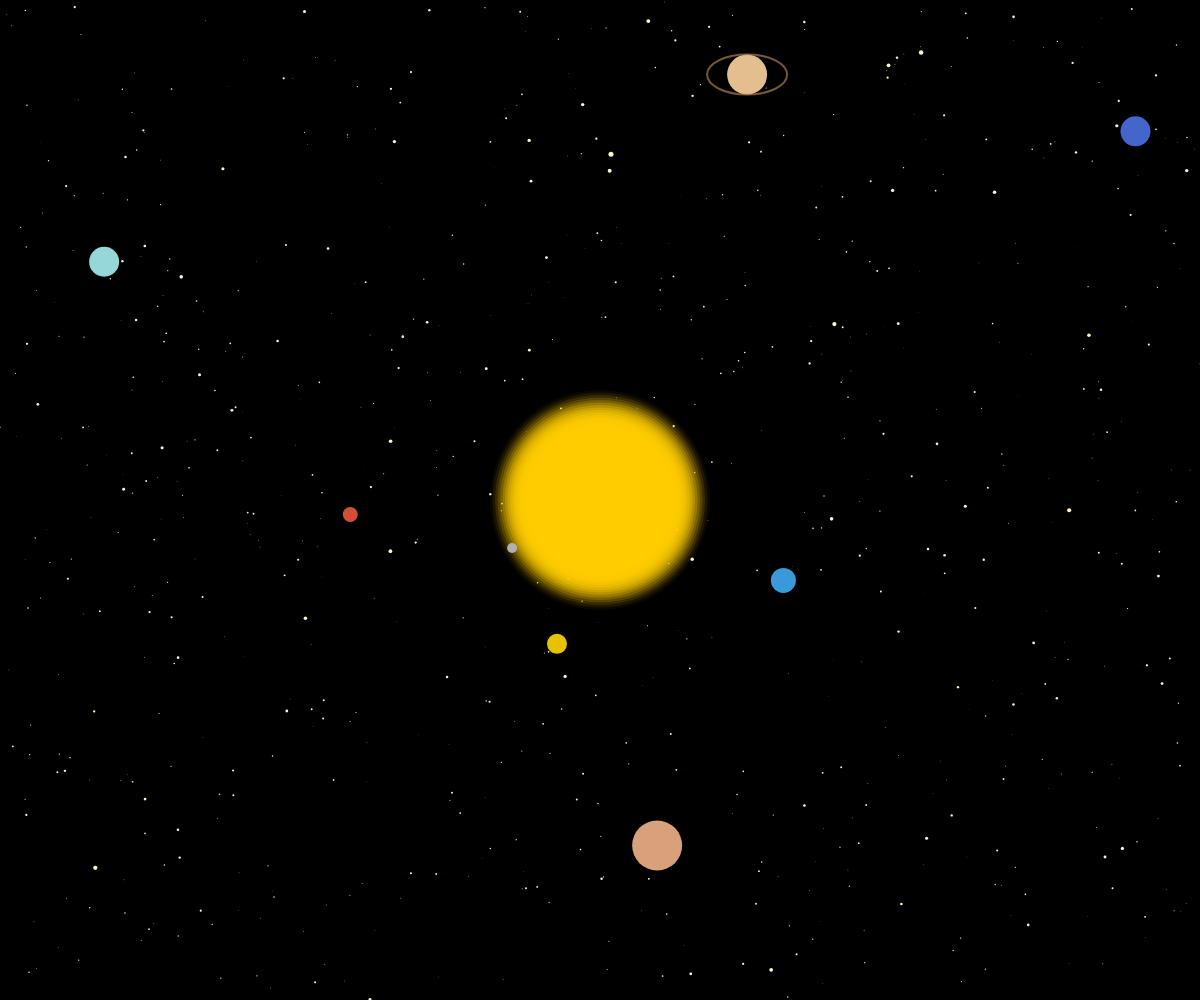
Frame 1 (no input)
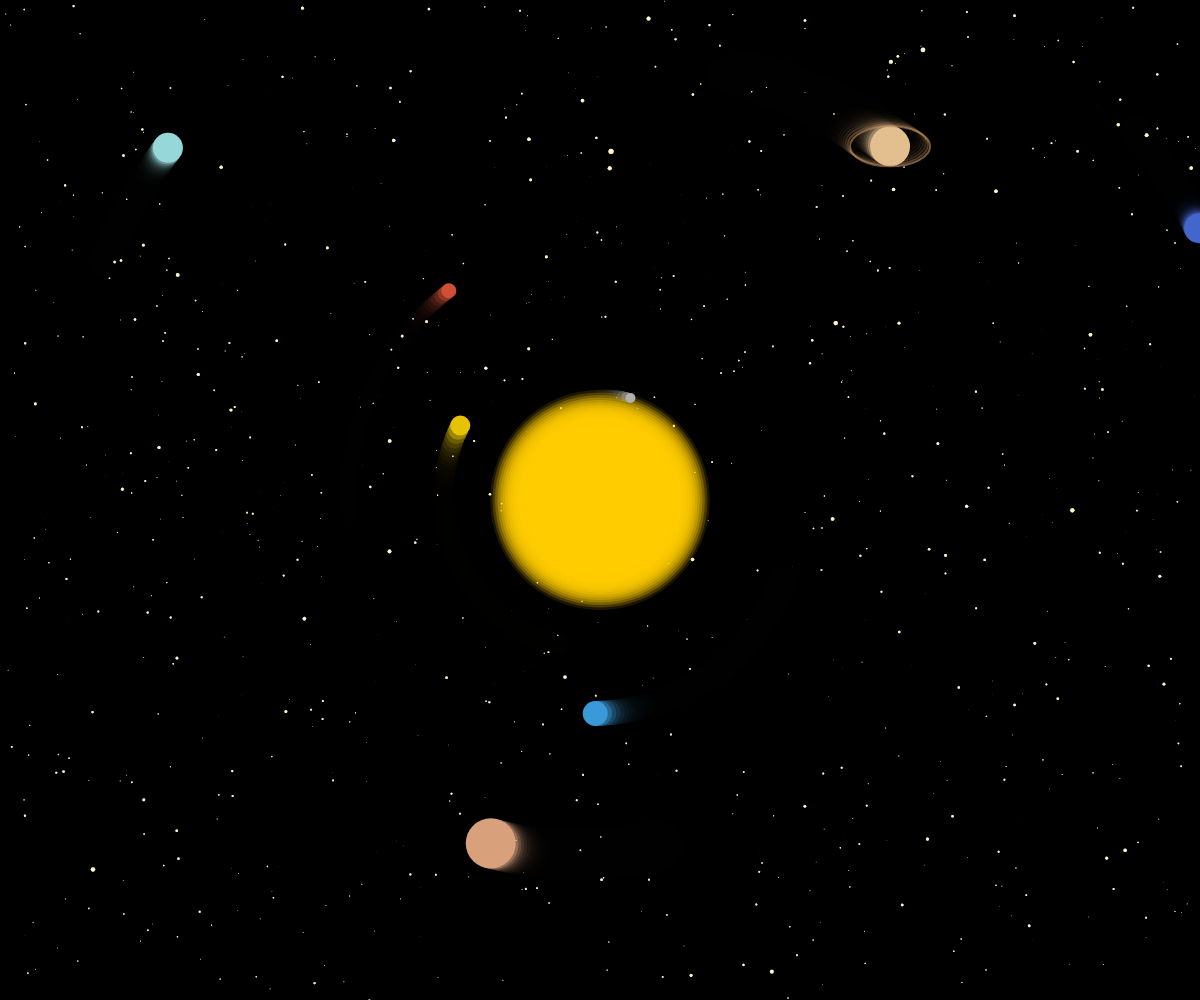
Frame 60 (no input)
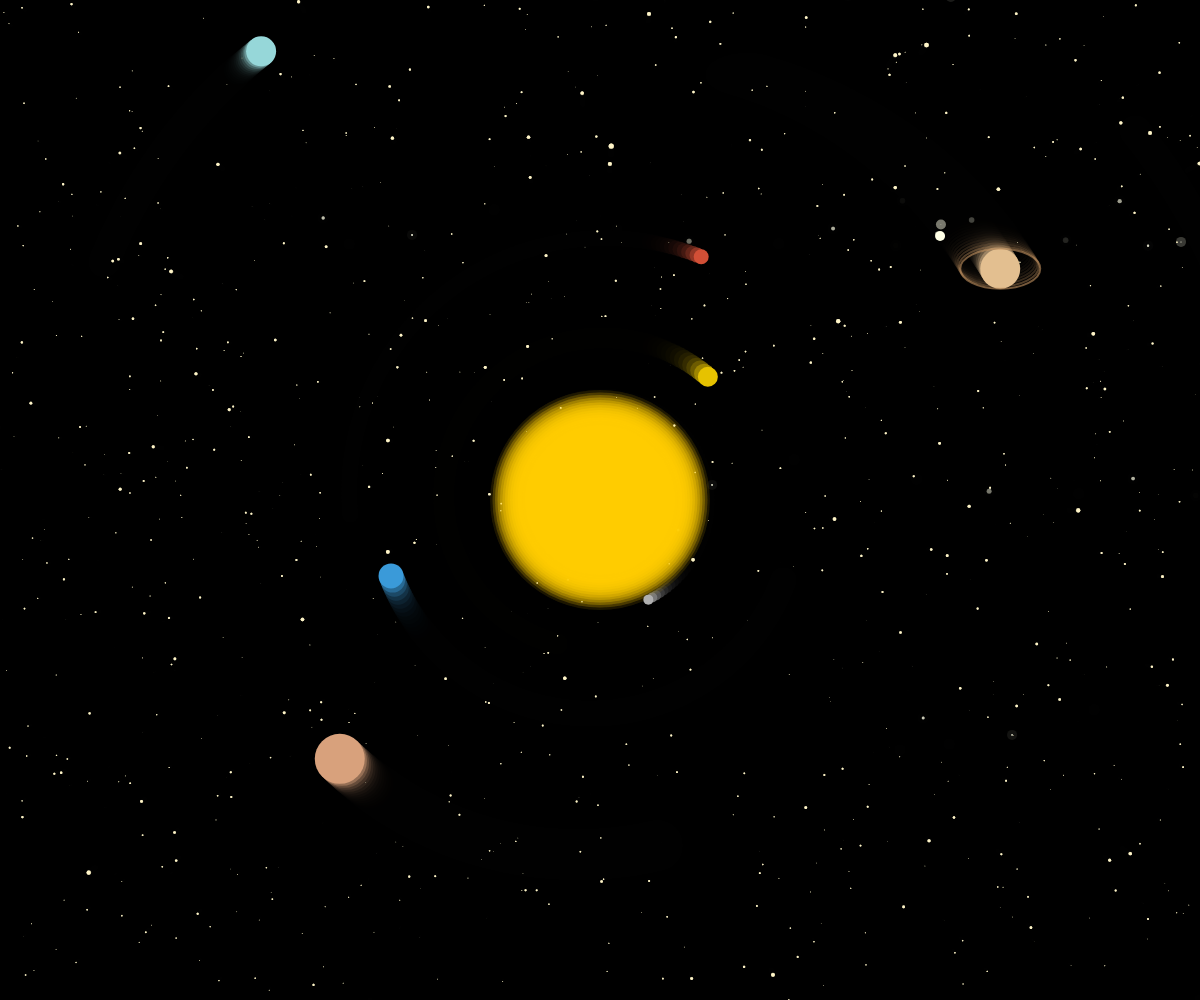
Frame 120 (the mouse pressed at the canvas centre since frame 60)

The p5.js sketch that drew these frames (run headless with seeded random() and noise() and a simulated clock; from frame 60 on, the mouse is pressed at the canvas centre):

// p5.js sketch
// ── sketch.js
let stars = [];
let shootingStars = [];
let planets = [];
let sun;
let cameraZ; // simulated var for camera depth 
let time = 0; // time var for sine wave oscillation

function setup() {
  createCanvas(windowWidth, windowHeight);
  background(0);
  cameraZ = 0;

  // Create stars with depth for parallax effect
  let starCount = Math.floor((windowWidth * windowHeight) / 500);
  for (let i = 0; i < starCount; i++) {
    stars.push(new Star());
  }

  // creating Sun
  sun = new Sun(width / 2, height / 2, 150);

  // creating planets (Name, Base Distance, Size, Color, Orbit Speed)
  planets.push(new Planet("Mercury", 100, 10, '#b0b0b0', 0.04));
  planets.push(new Planet("Venus", 150, 20, '#e6c200', 0.03));
  planets.push(new Planet("Earth", 200, 25, '#3a9ad9', 0.02));
  planets.push(new Planet("Mars", 250, 15, '#d14f36', 0.017));
  planets.push(new Planet("Jupiter", 350, 50, '#d8a17c', 0.008));
  planets.push(new Planet("Saturn", 450, 40, '#e3bf90', 0.006, true));
  planets.push(new Planet("Uranus", 550, 30, '#96d7d9', 0.004));
  planets.push(new Planet("Neptune", 650, 30, '#4365cc', 0.003));


}
function draw() {
  background(0, 80); // Space background

  // Oscillate cameraZ back and forth
  cameraZ = sin(time) * 100; // Adjust amplitude (100) for stronger/weaker movement
  time += 0.02; // Controls speed of oscillation

  // Stars
  for (let star of stars) {
    star.update(cameraZ);
    star.show();
  }

  // Shooting Stars
  for (let i = shootingStars.length - 1; i >= 0; i--) {
    shootingStars[i].update();
    shootingStars[i].show();
    if (shootingStars[i].x > width || shootingStars[i].y > height) {
      shootingStars.splice(i, 1);
    }
  }

  // Sun
  sun.show();

  // Planets
  for (let planet of planets) {
    planet.updateDistance(); // Oscillate distance for "in and out" effect
    planet.orbit();
    planet.show();
    if (planet.hasRings) planet.showRings();
  }
}
// Redimensionare canvas când fereastra se schimbă
function windowResized() {
  resizeCanvas(windowWidth, windowHeight);
}
// Mouse click creates a shooting star
function mousePressed() {
  // Calculate direction based on mouse position
  let dx = (mouseX - pmouseX) * 0.5 || random(-5, 5); // Default random direction if no movement
  let dy = (mouseY - pmouseY) * 0.5 || random(-5, 5);

  // Add a new shooting star to the array
  shootingStars.push(new ShootingStar(mouseX, mouseY, dx, dy));
}

// Star Class
class Star {
  constructor() {
    this.x = random(-width, width);
    this.y = random(-height, height);
    this.z = random(0, width);
    this.size = random(3, 6);
    this.speed = 0.05;
  }

  update(cameraZ) {
    this.z -= this.speed * (cameraZ * 0.01);
    if (this.z < 1) {
      this.z = random(width);
      this.x = random(-width, width);
      this.y = random(-height, height);
    }
    if (this.z > width) {
      this.z = random(1, width / 2);
    }
  }

  show() {
    fill(255, 245, 200); // Soft white-gold for beauty
    noStroke();
    let sx = map(this.x / this.z, -1, 1, 0, width);
    let sy = map(this.y / this.z, -1, 1, 0, height);
    let r = map(this.z, 0, width, this.size, 0);
    ellipse(sx, sy, r, r);
  }
}
// ShootingStar Class
class ShootingStar {
  constructor(x, y, dx, dy) {
    this.x = x; // Starting position
    this.y = y;
    this.dx = dx; // Direction of movement
    this.dy = dy;
    this.trail = []; // Store trail points
    this.maxTrailLength = 40; // Maximum length of the trail
    this.colors = [
      color(255, 245, 190),
      color(255, 235, 160),
      color(255, 250, 210),
      color(255, 240, 180),
      color(255, 255, 230)
    ]; // Shooting star palette
    this.color = random(this.colors); // Choosing random color
  }

  update() {
    // Update position
    this.x += this.dx;
    this.y += this.dy;
  
    // Reset position if the shooting star goes out of bounds
    if (this.y > height || this.x > width) {
      this.x = Math.random() * width; // Random x within bounds
      this.y = Math.random() * -50;  // Random y above the visible area
    }
  
    // Add current position to the trail
    this.trail.push({ x: this.x, y: this.y, alpha: 255 });
  
    // Remove excess trail points
    if (this.trail.length > this.maxTrailLength) {
      this.trail.shift();
    }
  
    // Gradually fade trail points
    for (let point of this.trail) {
      point.alpha -= 8; // Reduce alpha for fade effect
    }
  }
  
  show() {
    // Draw trail
    for (let i = 0; i < this.trail.length; i++) {
      let point = this.trail[i];
      fill(red(this.color), green(this.color), blue(this.color), point.alpha);
      noStroke();
      ellipse(point.x, point.y, 8 - i * 0.2, 8 - i * 0.2); // Trail points shrink
    }

    // Draw main shooting star
    fill(this.color);
    noStroke();
    ellipse(this.x, this.y, 10, 10); // Glowing core of the shooting star
  }
}
// Planet Class
class Planet {
  constructor(name, baseDistance, size, color, orbitSpeed, hasRings = false) {
    this.name = name;
    this.baseDistance = baseDistance;
    this.size = size;
    this.color = color;
    this.orbitSpeed = orbitSpeed;
    this.angle = random(TWO_PI);
    this.oscillation = random(10, 30); // Distance oscillation amplitude
    this.hasRings = hasRings;
  }

  updateDistance() {
    // Oscillate distance to simulate "moving in and out"
    this.distance = this.baseDistance + sin(frameCount * 0.01) * this.oscillation;
  }

  orbit() {
    this.angle += this.orbitSpeed;
  }

  show() {
    let x = width / 2 + cos(this.angle) * this.distance;
    let y = height / 2 + sin(this.angle) * this.distance;

    // Planet Body
    fill(this.color);
    noStroke();
    ellipse(x, y, this.size, this.size);
  }

  showRings() {
    let x = width / 2 + cos(this.angle) * this.distance;
    let y = height / 2 + sin(this.angle) * this.distance;

    noFill();
    stroke(200, 150, 100, 150);
    strokeWeight(2);
    ellipse(x, y, this.size * 2, this.size);
  }
}
// Sun Class
class Sun {
  constructor(x, y, size) {
    this.x = x;
    this.y = y;
    this.size = size;
  }

  show() {
    // Enhanced glow
    for (let r = this.size * 1.5; r > this.size; r -= 5) {
      fill(255, 204, 0, map(r, this.size, this.size * 1.5, 150, 0));
      noStroke();
      ellipse(this.x, this.y, r, r);
    }
    fill(255, 204, 0);
    ellipse(this.x, this.y, this.size, this.size);
  }
}
